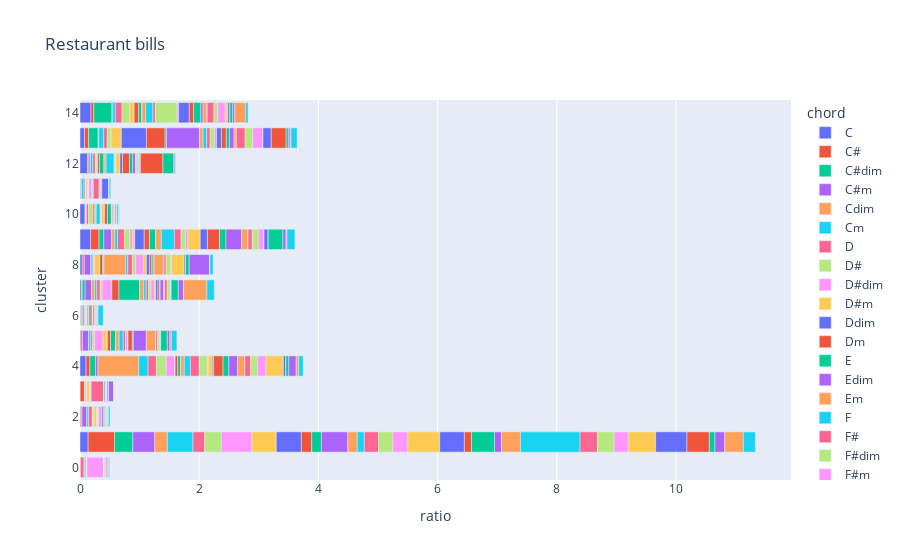

Notebook code for this chart:
### Code cell
fig = px.bar(clusterChordsRatio, x="ratio", y="cluster", color='chord', orientation='h',
             height=400,
             title='Restaurant bills')
fig.show()

### Figure 1 — Plotly figure (JSON) as saved in the notebook; plotly's stock layout.template omitted (floating-point values rounded to 4 significant figures)
{"data": [{"alignmentgroup": "True", "hovertemplate": "chord=C<br>ratio=%{x}<br>cluster=%{y}<extra></extra>", "legendgroup": "C", "marker": {"color": "#636efa", "pattern": {"shape": ""}}, "name": "C", "offsetgroup": "C", "orientation": "h", "showlegend": true, "textposition": "auto", "type": "bar", "x": [0.008175, 0.1361, 0.007352, 0.002275, 0.1012, 0.01318, 0.01354, 0.02395, 0.03867, 0.1792, 0.08473, 0.004199, 0.1275, 0.07535, 0.1846], "xaxis": "x", "y": [0, 1, 2, 3, 4, 5, 6, 7, 8, 9, 10, 11, 12, 13, 14], "yaxis": "y"}, {"alignmentgroup": "True", "hovertemplate": "chord=C#<br>ratio=%{x}<br>cluster=%{y}<extra></extra>", "legendgroup": "C#", "marker": {"color": "#EF553B", "pattern": {"shape": ""}}, "name": "C#", "offsetgroup": "C#", "orientation": "h", "showlegend": true, "textposition": "auto", "type": "bar", "x": [0, 0.4436, 0.02664, 0.07889, 0.06557, 0.02664, 0.008197, 0.01332, 0.03279, 0.1404, 0.01639, 0.006148, 0.02561, 0.06865, 0.04713], "xaxis": "x", "y": [0, 1, 2, 3, 4, 5, 6, 7, 8, 9, 10, 11, 12, 13, 14], "yaxis": "y"}, {"alignmentgroup": "True", "hovertemplate": "chord=C#dim<br>ratio=%{x}<br>cluster=%{y}<extra></extra>", "legendgroup": "C#dim", "marker": {"color": "#00cc96", "pattern": {"shape": ""}}, "name": "C#dim", "offsetgroup": "C#dim", "orientation": "h", "showlegend": true, "textposition": "auto", "type": "bar", "x": [0, 0.3065, 0, 0, 0.09677, 0, 0, 0.04839, 0, 0.08065, 0, 0, 0, 0.1613, 0.3065], "xaxis": "x", "y": [0, 1, 2, 3, 4, 5, 6, 7, 8, 9, 10, 11, 12, 13, 14], "yaxis": "y"}, {"alignmentgroup": "True", "hovertemplate": "chord=C#m<br>ratio=%{x}<br>cluster=%{y}<extra></extra>", "legendgroup": "C#m", "marker": {"color": "#ab63fa", "pattern": {"shape": ""}}, "name": "C#m", "offsetgroup": "C#m", "orientation": "h", "showlegend": true, "textposition": "auto", "type": "bar", "x": [0, 0.3689, 0.08252, 0, 0.03883, 0.1068, 0, 0.1068, 0.1117, 0.1311, 0, 0.01456, 0.02427, 0.009709, 0.004854], "xaxis": "x", "y": [0, 1, 2, 3, 4, 5, 6, 7, 8, 9, 10, 11, 12, 13, 14], "yaxis": "y"}, {"alignmentgroup": "True", "hovertemplate": "chord=Cdim<br>ratio=%{x}<br>cluster=%{y}<extra></extra>", "legendgroup": "Cdim", "marker": {"color": "#FFA15A", "pattern": {"shape": ""}}, "name": "Cdim", "offsetgroup": "Cdim", "orientation": "h", "showlegend": true, "textposition": "auto", "type": "bar", "x": [0, 0.2105, 0, 0, 0.6842, 0, 0, 0.05263, 0, 0.05263, 0, 0, 0, 0, 0], "xaxis": "x", "y": [0, 1, 2, 3, 4, 5, 6, 7, 8, 9, 10, 11, 12, 13, 14], "yaxis": "y"}, {"alignmentgroup": "True", "hovertemplate": "chord=Cm<br>ratio=%{x}<br>cluster=%{y}<extra></extra>", "legendgroup": "Cm", "marker": {"color": "#19d3f3", "pattern": {"shape": ""}}, "name": "Cm", "offsetgroup": "Cm", "orientation": "h", "showlegend": true, "textposition": "auto", "type": "bar", "x": [0, 0.43, 0.02969, 0.002545, 0.1552, 0.03647, 0.01866, 0.03562, 0.02375, 0.04665, 0.007634, 0.04241, 0.03817, 0.08312, 0.05004], "xaxis": "x", "y": [0, 1, 2, 3, 4, 5, 6, 7, 8, 9, 10, 11, 12, 13, 14], "yaxis": "y"}, {"alignmentgroup": "True", "hovertemplate": "chord=D<br>ratio=%{x}<br>cluster=%{y}<extra></extra>", "legendgroup": "D", "marker": {"color": "#FF6692", "pattern": {"shape": ""}}, "name": "D", "offsetgroup": "D", "orientation": "h", "showlegend": true, "textposition": "auto", "type": "bar", "x": [0.06537, 0.1975, 0.05948, 0.01355, 0.1402, 0.02909, 0.0298, 0.05819, 0.02132, 0.1151, 0.03439, 0.02061, 0.0424, 0.0609, 0.1121], "xaxis": "x", "y": [0, 1, 2, 3, 4, 5, 6, 7, 8, 9, 10, 11, 12, 13, 14], "yaxis": "y"}, {"alignmentgroup": "True", "hovertemplate": "chord=D#<br>ratio=%{x}<br>cluster=%{y}<extra></extra>", "legendgroup": "D#", "marker": {"color": "#B6E880", "pattern": {"shape": ""}}, "name": "D#", "offsetgroup": "D#", "orientation": "h", "showlegend": true, "textposition": "auto", "type": "bar", "x": [0, 0.2785, 0.03044, 0.0175, 0.1655, 0.03387, 0.03272, 0.03234, 0.01598, 0.09285, 0.06811, 0.01218, 0.0312, 0.06317, 0.1256], "xaxis": "x", "y": [0, 1, 2, 3, 4, 5, 6, 7, 8, 9, 10, 11, 12, 13, 14], "yaxis": "y"}, {"alignmentgroup": "True", "hovertemplate": "chord=D#dim<br>ratio=%{x}<br>cluster=%{y}<extra></extra>", "legendgroup": "D#dim", "marker": {"color": "#FF97FF", "pattern": {"shape": ""}}, "name": "D#dim", "offsetgroup": "D#dim", "orientation": "h", "showlegend": true, "textposition": "auto", "type": "bar", "x": [0, 0.5116, 0, 0, 0.1395, 0.1395, 0, 0.1628, 0, 0.04651, 0, 0, 0, 0, 0], "xaxis": "x", "y": [0, 1, 2, 3, 4, 5, 6, 7, 8, 9, 10, 11, 12, 13, 14], "yaxis": "y"}, {"alignmentgroup": "True", "hovertemplate": "chord=D#m<br>ratio=%{x}<br>cluster=%{y}<extra></extra>", "legendgroup": "D#m", "marker": {"color": "#FECB52", "pattern": {"shape": ""}}, "name": "D#m", "offsetgroup": "D#m", "orientation": "h", "showlegend": true, "textposition": "auto", "type": "bar", "x": [0, 0.4094, 0.04941, 0.05412, 0.009412, 0.07294, 0, 0, 0.08706, 0.03529, 0, 0.02588, 0.007059, 0.1718, 0.07765], "xaxis": "x", "y": [0, 1, 2, 3, 4, 5, 6, 7, 8, 9, 10, 11, 12, 13, 14], "yaxis": "y"}, {"alignmentgroup": "True", "hovertemplate": "chord=Ddim<br>ratio=%{x}<br>cluster=%{y}<extra></extra>", "legendgroup": "Ddim", "marker": {"color": "#636efa", "pattern": {"shape": ""}}, "name": "Ddim", "offsetgroup": "Ddim", "orientation": "h", "showlegend": true, "textposition": "auto", "type": "bar", "x": [0, 0.4211, 0, 0, 0, 0, 0, 0, 0, 0.1579, 0, 0, 0, 0.4211, 0], "xaxis": "x", "y": [0, 1, 2, 3, 4, 5, 6, 7, 8, 9, 10, 11, 12, 13, 14], "yaxis": "y"}, {"alignmentgroup": "True", "hovertemplate": "chord=Dm<br>ratio=%{x}<br>cluster=%{y}<extra></extra>", "legendgroup": "Dm", "marker": {"color": "#EF553B", "pattern": {"shape": ""}}, "name": "Dm", "offsetgroup": "Dm", "orientation": "h", "showlegend": true, "textposition": "auto", "type": "bar", "x": [0.008012, 0.1748, 0.005521, 0, 0.04464, 0.05302, 0.006463, 0.1199, 0.04932, 0.08702, 0.02505, 0.006261, 0.0306, 0.3134, 0.07598], "xaxis": "x", "y": [0, 1, 2, 3, 4, 5, 6, 7, 8, 9, 10, 11, 12, 13, 14], "yaxis": "y"}, {"alignmentgroup": "True", "hovertemplate": "chord=E<br>ratio=%{x}<br>cluster=%{y}<extra></extra>", "legendgroup": "E", "marker": {"color": "#00cc96", "pattern": {"shape": ""}}, "name": "E", "offsetgroup": "E", "orientation": "h", "showlegend": true, "textposition": "auto", "type": "bar", "x": [0.02011, 0.1616, 0.009085, 0.01575, 0.04858, 0.08807, 0.002544, 0.349, 0.02047, 0.1071, 0.01793, 0.003755, 0.07777, 0.02362, 0.05463], "xaxis": "x", "y": [0, 1, 2, 3, 4, 5, 6, 7, 8, 9, 10, 11, 12, 13, 14], "yaxis": "y"}, {"alignmentgroup": "True", "hovertemplate": "chord=Edim<br>ratio=%{x}<br>cluster=%{y}<extra></extra>", "legendgroup": "Edim", "marker": {"color": "#ab63fa", "pattern": {"shape": ""}}, "name": "Edim", "offsetgroup": "Edim", "orientation": "h", "showlegend": true, "textposition": "auto", "type": "bar", "x": [0, 0.4444, 0, 0, 0, 0, 0, 0, 0, 0, 0, 0, 0, 0.5556, 0], "xaxis": "x", "y": [0, 1, 2, 3, 4, 5, 6, 7, 8, 9, 10, 11, 12, 13, 14], "yaxis": "y"}, {"alignmentgroup": "True", "hovertemplate": "chord=Em<br>ratio=%{x}<br>cluster=%{y}<extra></extra>", "legendgroup": "Em", "marker": {"color": "#FFA15A", "pattern": {"shape": ""}}, "name": "Em", "offsetgroup": "Em", "orientation": "h", "showlegend": true, "textposition": "auto", "type": "bar", "x": [0.009346, 0.1579, 0.002742, 0.0003918, 0.06011, 0.05709, 0.003918, 0.06615, 0.3666, 0.09313, 0.01852, 0.006212, 0.03397, 0.05921, 0.06464], "xaxis": "x", "y": [0, 1, 2, 3, 4, 5, 6, 7, 8, 9, 10, 11, 12, 13, 14], "yaxis": "y"}, {"alignmentgroup": "True", "hovertemplate": "chord=F<br>ratio=%{x}<br>cluster=%{y}<extra></extra>", "legendgroup": "F", "marker": {"color": "#19d3f3", "pattern": {"shape": ""}}, "name": "F", "offsetgroup": "F", "orientation": "h", "showlegend": true, "textposition": "auto", "type": "bar", "x": [0.005816, 0.1177, 0.007606, 0.001438, 0.1021, 0.06938, 0.02009, 0.04074, 0.03344, 0.218, 0.06612, 0.004708, 0.1334, 0.05938, 0.1201], "xaxis": "x", "y": [0, 1, 2, 3, 4, 5, 6, 7, 8, 9, 10, 11, 12, 13, 14], "yaxis": "y"}, {"alignmentgroup": "True", "hovertemplate": "chord=F#<br>ratio=%{x}<br>cluster=%{y}<extra></extra>", "legendgroup": "F#", "marker": {"color": "#FF6692", "pattern": {"shape": ""}}, "name": "F#", "offsetgroup": "F#", "orientation": "h", "showlegend": true, "textposition": "auto", "type": "bar", "x": [0, 0.2384, 0, 0.217, 0.1501, 0.03859, 0.006861, 0.04031, 0.0789, 0.1123, 0.007719, 0.002573, 0.007719, 0.05746, 0.04202], "xaxis": "x", "y": [0, 1, 2, 3, 4, 5, 6, 7, 8, 9, 10, 11, 12, 13, 14], "yaxis": "y"}, {"alignmentgroup": "True", "hovertemplate": "chord=F#dim<br>ratio=%{x}<br>cluster=%{y}<extra></extra>", "legendgroup": "F#dim", "marker": {"color": "#B6E880", "pattern": {"shape": ""}}, "name": "F#dim", "offsetgroup": "F#dim", "orientation": "h", "showlegend": true, "textposition": "auto", "type": "bar", "x": [0, 0.2396, 0, 0, 0.1354, 0, 0, 0.04167, 0.05208, 0.07292, 0, 0, 0.02083, 0.07292, 0.3646], "xaxis": "x", "y": [0, 1, 2, 3, 4, 5, 6, 7, 8, 9, 10, 11, 12, 13, 14], "yaxis": "y"}, {"alignmentgroup": "True", "hovertemplate": "chord=F#m<br>ratio=%{x}<br>cluster=%{y}<extra></extra>", "legendgroup": "F#m", "marker": {"color": "#FF97FF", "pattern": {"shape": ""}}, "name": "F#m", "offsetgroup": "F#m", "orientation": "h", "showlegend": true, "textposition": "auto", "type": "bar", "x": [0.2821, 0.2526, 0.05263, 0, 0.01263, 0.04, 0.002105, 0.05684, 0.1368, 0.04, 0.01263, 0.05263, 0, 0.03579, 0.02316], "xaxis": "x", "y": [0, 1, 2, 3, 4, 5, 6, 7, 8, 9, 10, 11, 12, 13, 14], "yaxis": "y"}, {"alignmentgroup": "True", "hovertemplate": "chord=Fdim<br>ratio=%{x}<br>cluster=%{y}<extra></extra>", "legendgroup": "Fdim", "marker": {"color": "#FECB52", "pattern": {"shape": ""}}, "name": "Fdim", "offsetgroup": "Fdim", "orientation": "h", "showlegend": true, "textposition": "auto", "type": "bar", "x": [0, 0.5349, 0, 0, 0.06977, 0, 0, 0.02326, 0.04651, 0.2093, 0.04651, 0, 0.06977, 0, 0], "xaxis": "x", "y": [0, 1, 2, 3, 4, 5, 6, 7, 8, 9, 10, 11, 12, 13, 14], "yaxis": "y"}, {"alignmentgroup": "True", "hovertemplate": "chord=Fm<br>ratio=%{x}<br>cluster=%{y}<extra></extra>", "legendgroup": "Fm", "marker": {"color": "#636efa", "pattern": {"shape": ""}}, "name": "Fm", "offsetgroup": "Fm", "orientation": "h", "showlegend": true, "textposition": "auto", "type": "bar", "x": [0, 0.4137, 0.02567, 0, 0.02315, 0.001684, 0.007576, 0.03746, 0.05345, 0.1199, 0.007997, 0.005892, 0.04293, 0.08081, 0.1797], "xaxis": "x", "y": [0, 1, 2, 3, 4, 5, 6, 7, 8, 9, 10, 11, 12, 13, 14], "yaxis": "y"}, {"alignmentgroup": "True", "hovertemplate": "chord=G<br>ratio=%{x}<br>cluster=%{y}<extra></extra>", "legendgroup": "G", "marker": {"color": "#EF553B", "pattern": {"shape": ""}}, "name": "G", "offsetgroup": "G", "orientation": "h", "showlegend": true, "textposition": "auto", "type": "bar", "x": [0.005993, 0.121, 0.009202, 0.002892, 0.1582, 0.07141, 0.03443, 0.0287, 0.03614, 0.2044, 0.04819, 0.003883, 0.1181, 0.08167, 0.0758], "xaxis": "x", "y": [0, 1, 2, 3, 4, 5, 6, 7, 8, 9, 10, 11, 12, 13, 14], "yaxis": "y"}, {"alignmentgroup": "True", "hovertemplate": "chord=G#<br>ratio=%{x}<br>cluster=%{y}<extra></extra>", "legendgroup": "G#", "marker": {"color": "#00cc96", "pattern": {"shape": ""}}, "name": "G#", "offsetgroup": "G#", "orientation": "h", "showlegend": true, "textposition": "auto", "type": "bar", "x": [0, 0.3857, 0.01297, 0.02445, 0.09581, 0.01597, 0.02445, 0.006986, 0.02445, 0.1073, 0.06487, 0.01148, 0.05389, 0.05289, 0.1188], "xaxis": "x", "y": [0, 1, 2, 3, 4, 5, 6, 7, 8, 9, 10, 11, 12, 13, 14], "yaxis": "y"}, {"alignmentgroup": "True", "hovertemplate": "chord=G#dim<br>ratio=%{x}<br>cluster=%{y}<extra></extra>", "legendgroup": "G#dim", "marker": {"color": "#ab63fa", "pattern": {"shape": ""}}, "name": "G#dim", "offsetgroup": "G#dim", "orientation": "h", "showlegend": true, "textposition": "auto", "type": "bar", "x": [0, 0.1161, 0, 0, 0.1484, 0.2194, 0, 0.05806, 0.0129, 0.2645, 0.0129, 0, 0.05161, 0.07742, 0.03871], "xaxis": "x", "y": [0, 1, 2, 3, 4, 5, 6, 7, 8, 9, 10, 11, 12, 13, 14], "yaxis": "y"}, {"alignmentgroup": "True", "hovertemplate": "chord=G#m<br>ratio=%{x}<br>cluster=%{y}<extra></extra>", "legendgroup": "G#m", "marker": {"color": "#FFA15A", "pattern": {"shape": ""}}, "name": "G#m", "offsetgroup": "G#m", "orientation": "h", "showlegend": true, "textposition": "auto", "type": "bar", "x": [0, 0.3182, 0, 0, 0.1212, 0.1591, 0.007576, 0.01515, 0.1667, 0.1061, 0, 0, 0, 0.03788, 0.06818], "xaxis": "x", "y": [0, 1, 2, 3, 4, 5, 6, 7, 8, 9, 10, 11, 12, 13, 14], "yaxis": "y"}, {"alignmentgroup": "True", "hovertemplate": "chord=Gdim<br>ratio=%{x}<br>cluster=%{y}<extra></extra>", "legendgroup": "Gdim", "marker": {"color": "#19d3f3", "pattern": {"shape": ""}}, "name": "Gdim", "offsetgroup": "Gdim", "orientation": "h", "showlegend": true, "textposition": "auto", "type": "bar", "x": [0, 1, 0, 0, 0, 0, 0, 0, 0, 0, 0, 0, 0, 0, 0], "xaxis": "x", "y": [0, 1, 2, 3, 4, 5, 6, 7, 8, 9, 10, 11, 12, 13, 14], "yaxis": "y"}, {"alignmentgroup": "True", "hovertemplate": "chord=Gm<br>ratio=%{x}<br>cluster=%{y}<extra></extra>", "legendgroup": "Gm", "marker": {"color": "#FF6692", "pattern": {"shape": ""}}, "name": "Gm", "offsetgroup": "Gm", "orientation": "h", "showlegend": true, "textposition": "auto", "type": "bar", "x": [0, 0.293, 0.019, 0, 0.0966, 0.03088, 0.02692, 0.04513, 0.03563, 0.06968, 0.01584, 0.09818, 0.007126, 0.1489, 0.1132], "xaxis": "x", "y": [0, 1, 2, 3, 4, 5, 6, 7, 8, 9, 10, 11, 12, 13, 14], "yaxis": "y"}, {"alignmentgroup": "True", "hovertemplate": "chord=A<br>ratio=%{x}<br>cluster=%{y}<extra></extra>", "legendgroup": "A", "marker": {"color": "#B6E880", "pattern": {"shape": ""}}, "name": "A", "offsetgroup": "A", "orientation": "h", "showlegend": true, "textposition": "auto", "type": "bar", "x": [0.02679, 0.279, 0.01951, 0.01047, 0.1166, 0.03122, 0.01721, 0.0479, 0.07983, 0.1041, 0.02359, 0.01863, 0.03459, 0.1263, 0.06422], "xaxis": "x", "y": [0, 1, 2, 3, 4, 5, 6, 7, 8, 9, 10, 11, 12, 13, 14], "yaxis": "y"}, {"alignmentgroup": "True", "hovertemplate": "chord=A#<br>ratio=%{x}<br>cluster=%{y}<extra></extra>", "legendgroup": "A#", "marker": {"color": "#FF97FF", "pattern": {"shape": ""}}, "name": "A#", "offsetgroup": "A#", "orientation": "h", "showlegend": true, "textposition": "auto", "type": "bar", "x": [0.04433, 0.2387, 0.01603, 0.01671, 0.1408, 0.02012, 0.0133, 0.01347, 0.01483, 0.09429, 0.03785, 0.02609, 0.02421, 0.1729, 0.1263], "xaxis": "x", "y": [0, 1, 2, 3, 4, 5, 6, 7, 8, 9, 10, 11, 12, 13, 14], "yaxis": "y"}, {"alignmentgroup": "True", "hovertemplate": "chord=A#dim<br>ratio=%{x}<br>cluster=%{y}<extra></extra>", "legendgroup": "A#dim", "marker": {"color": "#FECB52", "pattern": {"shape": ""}}, "name": "A#dim", "offsetgroup": "A#dim", "orientation": "h", "showlegend": true, "textposition": "auto", "type": "bar", "x": [0, 0.4583, 0, 0, 0.2917, 0, 0, 0, 0.2083, 0, 0, 0, 0, 0, 0.04167], "xaxis": "x", "y": [0, 1, 2, 3, 4, 5, 6, 7, 8, 9, 10, 11, 12, 13, 14], "yaxis": "y"}, {"alignmentgroup": "True", "hovertemplate": "chord=A#m<br>ratio=%{x}<br>cluster=%{y}<extra></extra>", "legendgroup": "A#m", "marker": {"color": "#636efa", "pattern": {"shape": ""}}, "name": "A#m", "offsetgroup": "A#m", "orientation": "h", "showlegend": true, "textposition": "auto", "type": "bar", "x": [0, 0.5253, 0, 0.02247, 0.04213, 0, 0.008427, 0.005618, 0.02247, 0.07022, 0, 0.1152, 0.01404, 0.1376, 0.03652], "xaxis": "x", "y": [0, 1, 2, 3, 4, 5, 6, 7, 8, 9, 10, 11, 12, 13, 14], "yaxis": "y"}, {"alignmentgroup": "True", "hovertemplate": "chord=Adim<br>ratio=%{x}<br>cluster=%{y}<extra></extra>", "legendgroup": "Adim", "marker": {"color": "#EF553B", "pattern": {"shape": ""}}, "name": "Adim", "offsetgroup": "Adim", "orientation": "h", "showlegend": true, "textposition": "auto", "type": "bar", "x": [0, 0.375, 0, 0, 0, 0, 0, 0, 0, 0, 0, 0, 0.375, 0.25, 0], "xaxis": "x", "y": [0, 1, 2, 3, 4, 5, 6, 7, 8, 9, 10, 11, 12, 13, 14], "yaxis": "y"}, {"alignmentgroup": "True", "hovertemplate": "chord=Am<br>ratio=%{x}<br>cluster=%{y}<extra></extra>", "legendgroup": "Am", "marker": {"color": "#00cc96", "pattern": {"shape": ""}}, "name": "Am", "offsetgroup": "Am", "orientation": "h", "showlegend": true, "textposition": "auto", "type": "bar", "x": [0.003086, 0.09486, 0.006452, 0.0001772, 0.05051, 0.1108, 0.01664, 0.1197, 0.06216, 0.2468, 0.0226, 0.002141, 0.1818, 0.03734, 0.04496], "xaxis": "x", "y": [0, 1, 2, 3, 4, 5, 6, 7, 8, 9, 10, 11, 12, 13, 14], "yaxis": "y"}, {"alignmentgroup": "True", "hovertemplate": "chord=B<br>ratio=%{x}<br>cluster=%{y}<extra></extra>", "legendgroup": "B", "marker": {"color": "#ab63fa", "pattern": {"shape": ""}}, "name": "B", "offsetgroup": "B", "orientation": "h", "showlegend": true, "textposition": "auto", "type": "bar", "x": [0, 0.1645, 0.003749, 0.08529, 0.1228, 0.04311, 0.002343, 0.08482, 0.3397, 0.05155, 0.007029, 0.007029, 0.02437, 0.02858, 0.03515], "xaxis": "x", "y": [0, 1, 2, 3, 4, 5, 6, 7, 8, 9, 10, 11, 12, 13, 14], "yaxis": "y"}, {"alignmentgroup": "True", "hovertemplate": "chord=Bdim<br>ratio=%{x}<br>cluster=%{y}<extra></extra>", "legendgroup": "Bdim", "marker": {"color": "#FFA15A", "pattern": {"shape": ""}}, "name": "Bdim", "offsetgroup": "Bdim", "orientation": "h", "showlegend": true, "textposition": "auto", "type": "bar", "x": [0, 0.3109, 0, 0, 0.04202, 0.02521, 0, 0.395, 0.008403, 0.01681, 0, 0, 0, 0.01681, 0.1849], "xaxis": "x", "y": [0, 1, 2, 3, 4, 5, 6, 7, 8, 9, 10, 11, 12, 13, 14], "yaxis": "y"}, {"alignmentgroup": "True", "hovertemplate": "chord=Bm<br>ratio=%{x}<br>cluster=%{y}<extra></extra>", "legendgroup": "Bm", "marker": {"color": "#19d3f3", "pattern": {"shape": ""}}, "name": "Bm", "offsetgroup": "Bm", "orientation": "h", "showlegend": true, "textposition": "auto", "type": "bar", "x": [0.01606, 0.2038, 0.02711, 0, 0.0753, 0.09237, 0.08635, 0.1235, 0.05422, 0.1345, 0.01205, 0.0251, 0.008032, 0.1024, 0.03916], "xaxis": "x", "y": [0, 1, 2, 3, 4, 5, 6, 7, 8, 9, 10, 11, 12, 13, 14], "yaxis": "y"}], "layout": {"autosize": true, "barmode": "relative", "legend": {"title": {"text": "chord"}, "tracegroupgap": 0}, "title": {"text": "Restaurant bills"}, "xaxis": {"anchor": "y", "autorange": true, "domain": [0, 1], "range": [0, 11.93], "title": {"text": "ratio"}, "type": "linear"}, "yaxis": {"anchor": "x", "autorange": true, "domain": [0, 1], "range": [-0.5, 14.5], "title": {"text": "cluster"}, "type": "linear"}}}
